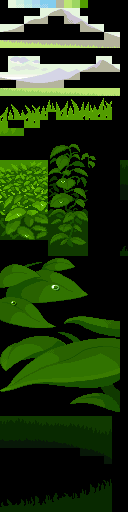
#> input picture pokeconfluence/test/compression/large_mode_4.png, 128 x 512 px
$ python slice_battle_bg.py ../../../pokeconfluence/test/compression/large_mode_4.png out
#> lines starting #> are read from the running program, lines starting #| are printed output that depends on the picture
### tools/poke-asset-tools/bin/asset_common.py
#!/usr/bin/env python3
"""
asset_common.py - Shared Core Library for GBA Retro Asset Tools & Compilers.
Provides GBA 15-bit color snapping, palette read/write (JASC, ACT, GBAPAL, C),
tile transformations, MSE diffing, and environment bootstrapping.
"""

import os
import struct
import sys
from pathlib import Path


# --- BOOTSTRAP ENVIRONMENT ---
def ensure_dependencies():
    """Ensure Pillow and NumPy are imported, re-executing with workspace venv if needed."""
    try:
        import numpy
        import PIL
    except ImportError:
        ws_root = Path(__file__).resolve().parents[3]
        venv_candidates = [
            ws_root / "pokeconfluence" / ".venv" / "bin" / "python",
            ws_root / ".venv" / "bin" / "python",
            Path("/home/mosberg/wsl_projects/pokemon/pokeconfluence/.venv/bin/python")
        ]
        for venv_py in venv_candidates:
            if venv_py.exists() and sys.executable != str(venv_py):
                os.execv(str(venv_py), [str(venv_py)] + sys.argv)
        raise RuntimeError("Pillow and NumPy are required. Please run inside the project virtualenv.")

# --- COLOR MATH & BGR555 CONVERSION ---
# [6 lines left out: function snap_to_gba_15bit, not called in this run]

to_gba_color = snap_to_gba_15bit

# [100 lines left out: functions rgb888_to_bgr555, bgr555_to_rgb888, read_jasc_pal, write_jasc_pal, read_act, write_act and 5 more, not called in this run]

### tools/poke-asset-tools/bin/slice_battle_bg.py
#!/usr/bin/env python3
import sys
from pathlib import Path

# Add tool directory to path and bootstrap dependencies
sys.path.insert(0, str(Path(__file__).resolve().parent))
try:
    import asset_common

    asset_common.ensure_dependencies()
except ImportError:
    pass

import argparse
from pathlib import Path

import numpy as np
from PIL import Image


def quantize_indexed(img: Image.Image, num_colors: int = 15) -> tuple[Image.Image, list]:
    """Quantizes an image to 15 visible colors with slot 0 as transparency key."""
    rgb_img = img.convert("RGB")
    q = rgb_img.quantize(colors=num_colors, method=Image.Quantize.MEDIANCUT)
    raw = q.getpalette()[: num_colors * 3]

    pal = [(255, 0, 255)]  # Slot 0
    for i in range(0, len(raw), 3):
        pal.append((raw[i], raw[i + 1], raw[i + 2]))

    pal_buf = []
    for c in pal:
        pal_buf.extend(c)
    while len(pal_buf) < 768:
        pal_buf.extend([0, 0, 0])

    out = Image.fromarray(np.array(q) + 1, mode="P")
    out.putpalette(pal_buf)
    return out, pal

def write_jasc_pal(path: Path, colors: list):
    lines = ["JASC-PAL", "0100", "16"]
    for r, g, b in colors[:16]:
        lines.append(f"{r} {g} {b}")
    path.write_text("\n".join(lines) + "\n")

def process_battle_background(scene_path: Path, output_dir: Path):
    output_dir.mkdir(parents=True, exist_ok=True)
    scene = Image.open(scene_path).convert("RGBA").resize((240, 160), Image.Resampling.LANCZOS)
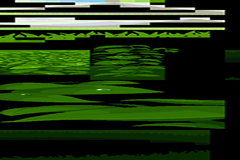
#> scene: PIL image 240x160 RGBA; mean R, G, B, A 32.9, 55.8, 16.8, 255

    # 1. Extract Base Platforms
    # Player base occupies bottom-left: (x: 0-128, y: 112-160)
    # Opponent base occupies top-right: (x: 112-240, y: 48-96)
    player_base_raw = scene.crop((0, 112, 128, 160))
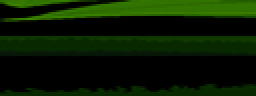
#> player_base_raw: PIL image 128x48 RGBA (shown 2 times larger); mean R, G, B, A 9.7, 28.2, 0.4, 255
    opp_base_raw = scene.crop((112, 48, 240, 96))
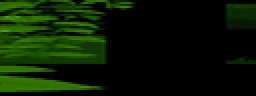
#> opp_base_raw: PIL image 128x48 RGBA (shown 2 times larger); mean R, G, B, A 10, 26.6, 0.2, 255

    pb_img, pb_pal = quantize_indexed(player_base_raw, 15)
#> in quantize_indexed, `raw = q.getpalette()[: num_colors * 3]`: raw = 45 values, max 121 at index 1, min 0 at index 2, mean 19.67
#> the loop in quantize_indexed, `for i in range(0, len(raw), 3):` made 15 passes
#> i on passes 2 to 13: 3, 6, 9, 12, 15, 18, 21, 24, 27, 30, 33, 36
#> after the loop in quantize_indexed, `for i in range(0, len(raw), 3):`: pal = [(255, 0, 255), (53, 121, 0), (49, 114, 0), (45, 106, 0), (21, 63, 0), (13, 49, 0), (8, 42, 0), (8, 41, 0), (8, 40, 0), (8, 34, 2), (7, 24, 6), (3, 11, 1), (1, 3, 0), (1, 2, 0), (0, 1, 0), (0, 0, 0)]
#> the loop in quantize_indexed, `for c in pal:` made 16 passes
#> after the loop in quantize_indexed, `for c in pal:`: pal_buf = 48 values, max 255 at index 0, min 0 at index 1, mean 29.06
#> after the loop in quantize_indexed, `while len(pal_buf) < 768:`: pal_buf = 768 values, max 255 at index 0, min 0 at index 1, mean 1.82
#> in quantize_indexed, `out = Image.fromarray(np.array(q) + 1, mode="P")`: out: PIL image 128x48 P; every value is 0
#> pb_pal has the same summary as pal in quantize_indexed
    pb_img.save(output_dir / "player_base.png")
    write_jasc_pal(output_dir / "player_base.pal", pb_pal)
#> the loop in write_jasc_pal, `for r, g, b in colors[:16]:` made 16 passes
#> after the loop in write_jasc_pal, `for r, g, b in colors[:16]:`: lines = ['JASC-PAL', '0100', '16', '255 0 255', '53 121 0', '49 114 0', '45 106 0', '21 63 0', '13 49 0', '8 42 0', '8 41 0', '8 40 0', '8 34 2', '7 24 6', '3 11 1', '1 3 0', '1 2 0', '0 1 0', '0 0 0']

    ob_img, ob_pal = quantize_indexed(opp_base_raw, 15)
#> the loop in quantize_indexed (call 2), `for i in range(0, len(raw), 3):` made 15 passes
#> the loop in quantize_indexed (call 2), `for c in pal:` made 16 passes
#> c on passes 1 to 12: (255, 0, 255), (53, 122, 2), (49, 114, 0), (44, 105, 0), (35, 90, 0), (29, 81, 0), (24, 71, 0), (19, 61, 0), (16, 56, 0), (16, 51, 0), (12, 43, 0), (11, 35, 0)
#> ob_pal = [(255, 0, 255), (53, 122, 2), (49, 114, 0), (44, 105, 0), (35, 90, 0), (29, 81, 0), (24, 71, 0), (19, 61, 0), (16, 56, 0), (16, 51, 0), (12, 43, 0), (11, 35, 0), (8, 24, 3), (4, 12, 0), (1, 3, 0), (0, 0, 0)]
    ob_img.save(output_dir / "opponent_base.png")
    write_jasc_pal(output_dir / "opponent_base.pal", ob_pal)
#> the loop in write_jasc_pal (call 2), `for r, g, b in colors[:16]:` made 16 passes

    # 2. Extract and Deduplicate Main Battle Background (240x160 -> 30x20 8x8 tiles)
    bg_raw = scene.crop((0, 0, 240, 160))
    bg_indexed, bg_pal = quantize_indexed(bg_raw, 15)
#> call 3 of quantize_indexed, with num_colors = 15
#> in quantize_indexed (call 3), `q = rgb_img.quantize(colors=num_colors, method=Image.Quantize.MEDIANCUT)`:
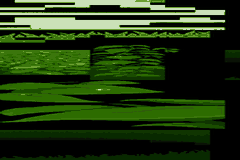
#> q: PIL image 240x160 P; mean R, G, B 32.3, 55.6, 16.8
#> in quantize_indexed (call 3), `raw = q.getpalette()[: num_colors * 3]`: raw = 45 values, max 225 at index 1, min 0 at index 11, mean 38.71
#> the loop in quantize_indexed (call 3), `for i in range(0, len(raw), 3):` made 15 passes
#> after the loop in quantize_indexed (call 3), `for i in range(0, len(raw), 3):`: pal = [(255, 0, 255), (203, 225, 184), (108, 160, 49), (59, 118, 12), (45, 108, 0), (47, 93, 11), (26, 77, 0), (16, 53, 1), (8, 41, 0), (10, 34, 2), (10, 18, 6), (3, 7, 1), (1, 2, 0), (1, 0, 2), (1, 0, 0), (0, 0, 0)]
#> the loop in quantize_indexed (call 3), `for c in pal:` made 16 passes
#> after the loop in quantize_indexed (call 3), `for c in pal:`: pal_buf = 48 values, max 255 at index 0, min 0 at index 1, mean 46.92
#> after the loop in quantize_indexed (call 3), `while len(pal_buf) < 768:`: pal_buf = 768 values, max 255 at index 0, min 0 at index 1, mean 2.93
#> in quantize_indexed (call 3), `out = Image.fromarray(np.array(q) + 1, mode="P")`: out: PIL image 240x160 P; every value is 0
#> bg_pal has the same summary as pal in quantize_indexed
    bg_indexed.save(output_dir / "battle_bg_full.png")
    write_jasc_pal(output_dir / "battle_bg.pal", bg_pal)

    # Slicing into 8x8 tiles
    bg_arr = np.array(bg_indexed)
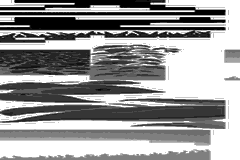
#> bg_arr: shape (160, 240); min 1, max 15, mean 9.33; drawn with min black and max white
    tile_list = []
    tilemap = []

    for ty in range(20):
        for tx in range(30):
            tile = bg_arr[ty*8:(ty+1)*8, tx*8:(tx+1)*8].tobytes()
            if tile in tile_list:
                tilemap.append(tile_list.index(tile))
            else:
                tilemap.append(len(tile_list))
                tile_list.append(tile)
#> after the loop, tile_list = 461 items; tilemap = 600 values, max 460 at index 596, min 0 at index 0, mean 188.4

    # Assemble deduplicated tile sheet (16 tiles wide)
    cols = 16
    rows = (len(tile_list) + cols - 1) // cols
#> rows = 29
    tiles_sheet = np.zeros((rows * 8, cols * 8), dtype=np.uint8)

    for i, t_bytes in enumerate(tile_list):
        t_arr = np.frombuffer(t_bytes, dtype=np.uint8).reshape((8, 8))
        cx = (i % cols) * 8
        cy = (i // cols) * 8
        tiles_sheet[cy:cy+8, cx:cx+8] = t_arr
#> this loop made 461 passes
#> (cx, cy) on passes 1 to 3: (0, 0), (8, 0), (16, 0)
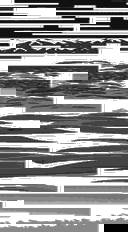
#> tiles_sheet: shape (232, 128); min 0, max 15, mean 8.39; drawn with min black and max white

    dedup_img = Image.fromarray(tiles_sheet, mode="P")
#> dedup_img: PIL image 128x232 P; every value is 0
    dedup_img.putpalette(bg_indexed.getpalette())
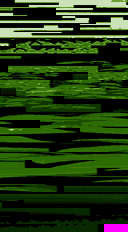
#> dedup_img: PIL image 128x232 P; mean R, G, B 34.5, 60.9, 16.1
    dedup_img.save(output_dir / "battle_bg_tiles.png")

    # Export binary tilemap (30x20 u16 entries)
    map_bytes = bytearray()
    for t_id in tilemap:
        map_bytes.extend(int(t_id & 0x3FF).to_bytes(2, byteorder="little"))
#> this loop made 600 passes
#> t_id on passes 4 to 6: 2, 2, 3
    (output_dir / "battle_bg_tilemap.bin").write_bytes(map_bytes)

    print("=" * 60)
    print(f"[✓] Battle Arena Split Completed: {output_dir}")
    print("  - Player Base:    128x48 (saved to player_base.png)")
    print("  - Opponent Base:  128x48 (saved to opponent_base.png)")
    print(f"  - Unique BG Tiles: {len(tile_list)} / 600 total (saved to battle_bg_tiles.png)")
#|   - Unique BG Tiles: 461 / 600 total (saved to battle_bg_tiles.png)
    print("  - Binary Tilemap: 30x20 entries (saved to battle_bg_tilemap.bin)")
    print("=" * 60)

if __name__ == "__main__":
    parser = argparse.ArgumentParser(description="Slice a 240x160 scene into GBA battle background, platforms, and tilemaps.")
    parser.add_argument("scene", type=Path, help="Input 240x160 arena mock image")
    parser.add_argument("output_dir", type=Path, help="Target folder inside graphics/battle_terrain/")
    args = parser.parse_args()

    process_battle_background(args.scene, args.output_dir)
